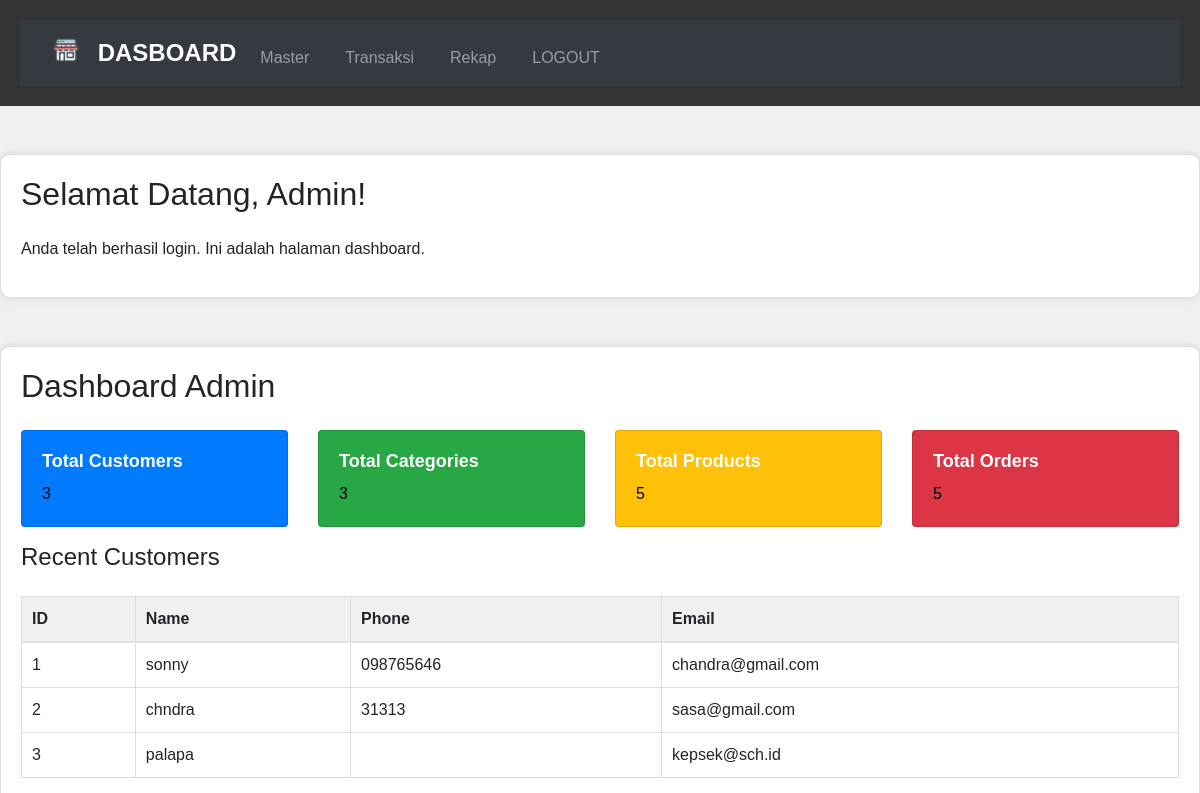
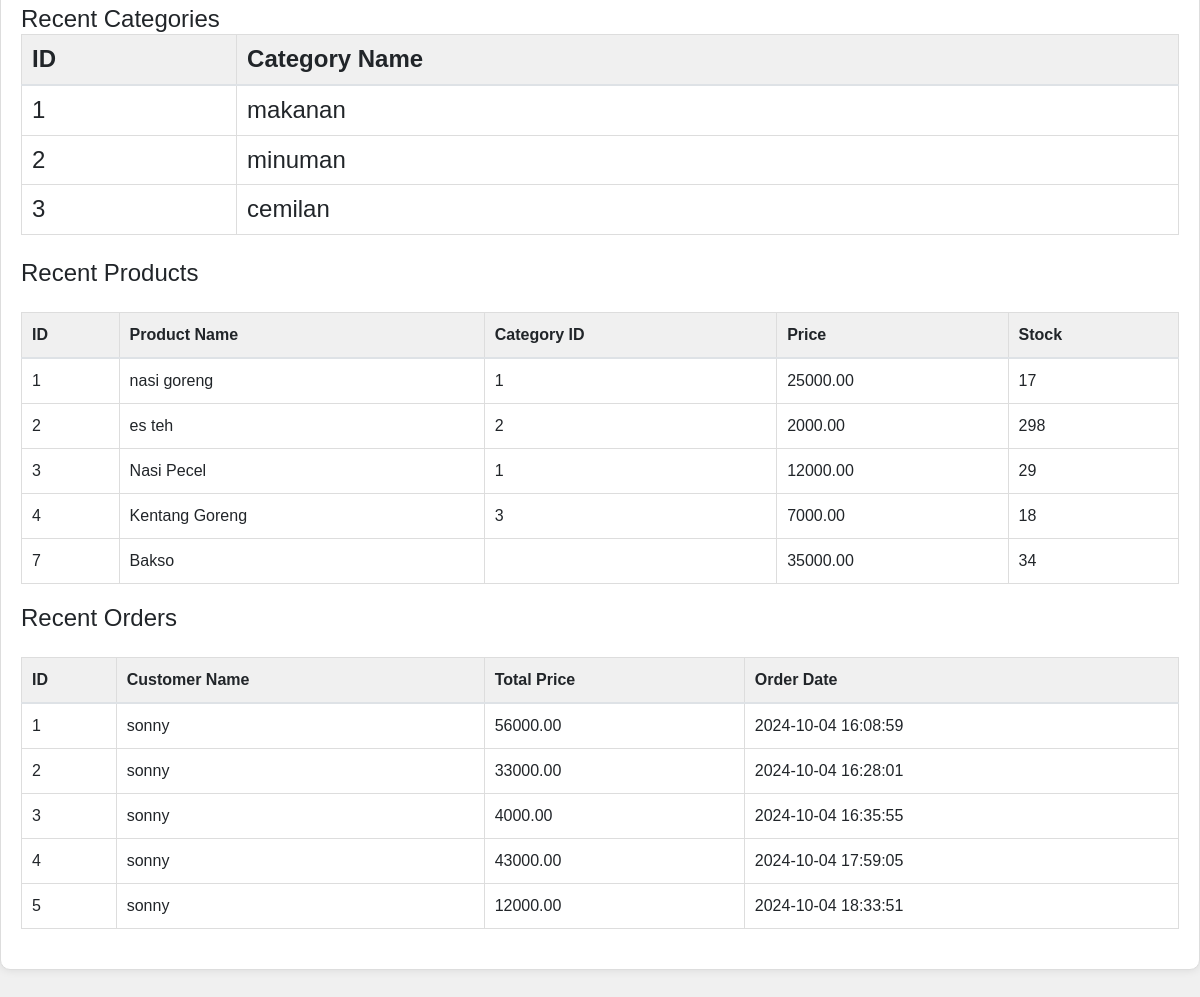
The app's page /dashboard.php (signed in) with its own data (2 pictures, top to bottom).
### tables this page shows
CREATE TABLE customers (
  id int(11) NOT NULL,
  name varchar(255) NOT NULL,
  phone varchar(20) DEFAULT NULL,
  email varchar(255) DEFAULT NULL
);

CREATE TABLE categories (
  id int(11) NOT NULL,
  name varchar(100) NOT NULL
);

CREATE TABLE products (
  id int(11) NOT NULL,
  name varchar(255) NOT NULL,
  category_id int(11) DEFAULT NULL,
  price decimal(10,2) NOT NULL,
  stock int(11) NOT NULL,
  image varchar(255) NOT NULL
);

CREATE TABLE orders (
  id int(11) NOT NULL,
  customer_id int(11) DEFAULT NULL,
  total_price decimal(10,2) NOT NULL,
  payment_amount decimal(10,2) NOT NULL,
  change_amount decimal(10,2) NOT NULL,
  order_date timestamp NOT NULL DEFAULT current_timestamp()
);

### dashboard.php (the view, shortened to what this page needs)
<?php
include 'config.php';
$total_customers = mysqli_fetch_array(mysqli_query($conn, "SELECT COUNT(*) as total FROM customers"))['total'];
$total_categories = mysqli_fetch_array(mysqli_query($conn, "SELECT COUNT(*) as total FROM categories"))['total'];
$total_products = mysqli_fetch_array(mysqli_query($conn, "SELECT COUNT(*) as total FROM products"))['total'];
$total_orders = mysqli_fetch_array(mysqli_query($conn, "SELECT COUNT(*) as total FROM orders"))['total'];
$customers = mysqli_query($conn, "SELECT * FROM customers LIMIT 5");
$categories = mysqli_query($conn, "SELECT * FROM categories LIMIT 5");
$products = mysqli_query($conn, "SELECT * FROM products LIMIT 5");
$orders = mysqli_query($conn, "SELECT o.*, c.name as customer_name FROM orders o JOIN customers c ON o.customer_id = c.id LIMIT 5");
?>
<!DOCTYPE html>
<html lang="en">
<head>
    <link rel="stylesheet" href="https://stackpath.bootstrapcdn.com/bootstrap/4.5.2/css/bootstrap.min.css">
    <link rel="stylesheet" href="https://cdnjs.cloudflare.com/ajax/libs/font-awesome/5.15.3/css/all.min.css">
</head>
<body>
    <?php include"header.php"; ?>
    <div class="container mt-5">
        <h2 class="mb-4">Selamat Datang, Admin!</h2>
        <p>Anda telah berhasil login. Ini adalah halaman dashboard.</p>
    </div>
    <div class="container mt-5">
        <h2 class="mb-4">Dashboard Admin</h2>
        <div class="row">
            <div class="col-md-3">
                <div class="card text-white bg-primary mb-3">
                    <div class="card-body">
                        <h5 class="card-title">Total Customers</h5>
                        <p class="card-text"><?= $total_customers; ?></p>
                    </div>
                </div>
            </div>
            <div class="col-md-3">
                <div class="card text-white bg-success mb-3">
                    <div class="card-body">
                        <h5 class="card-title">Total Categories</h5>
                        <p class="card-text"><?= $total_categories; ?></p>
                    </div>
                </div>
            </div>
            <div class="col-md-3">
                <div class="card text-white bg-warning mb-3">
                    <div class="card-body">
                        <h5 class="card-title">Total Products</h5>
                        <p class="card-text"><?= $total_products; ?></p>
                    </div>
                </div>
            </div>
            <div class="col-md-3">
                <div class="card text-white bg-danger mb-3">
                    <div class="card-body">
                        <h5 class="card-title">Total Orders</h5>
                        <p class="card-text"><?= $total_orders; ?></p>
                    </div>
                </div>
            </div>
        </div>
        <h4 class="mb-4">Recent Customers</h4>
        <table class="table table-bordered">
            <thead>
                <tr>
                    <th>ID</th>
                    <th>Name</th>
                    <th>Phone</th>
                    <th>Email</th>
                </tr>
            </thead>
            <tbody>
                <?php while ($customer = mysqli_fetch_assoc($customers)) { ?>
                    <tr>
                        <td><?= $customer['id']; ?></td>
                        <td><?= $customer['name']; ?></td>
                        <td><?= $customer['phone']; ?></td>
                        <td><?= $customer['email']; ?></td>
                    </tr>
                <?php } ?>
            </tbody>
        </table>
        <h4 class="mb-4">Recent Categories</h 4>
        <table class="table table-bordered">
            <thead>
                <tr>
                    <th>ID</th>
                    <th>Category Name</th>
                </tr>
            </thead>
            <tbody>
                <?php while ($category = mysqli_fetch_assoc($categories)) { ?>
                    <tr>
                        <td><?= $category['id']; ?></td>
                        <td><?= $category['name']; ?></td>
                    </tr>
                <?php } ?>
            </tbody>
        </table>
        <h4 class="mb-4">Recent Products</h4>
        <table class="table table-bordered">
            <thead>
                <tr>
                    <th>ID</th>
                    <th>Product Name</th>
                    <th>Category ID</th>
                    <th>Price</th>
                    <th>Stock</th>
                </tr>
            </thead>
            <tbody>
                <?php while ($product = mysqli_fetch_assoc($products)) { ?>
                    <tr>
                        <td><?= $product['id']; ?></td>
                        <td><?= $product['name']; ?></td>
                        <td><?= $product['category_id']; ?></td>
                        <td><?= $product['price']; ?></td>
                        <td><?= $product['stock']; ?></td>
                    </tr>
                <?php } ?>
            </tbody>
        </table>
        <h4 class="mb-4">Recent Orders</h4>
        <table class="table table-bordered">
            <thead>
                <tr>
                    <th>ID</th>
                    <th>Customer Name</th>
                    <th>Total Price</th>
                    <th>Order Date</th>
                </tr>
            </thead>
            <tbody>
                <?php while ($order = mysqli_fetch_assoc($orders)) { ?>
                    <tr>
                        <td><?= $order['id']; ?></td>
                        <td><?= $order['customer_name']; ?></td>
                        <td><?= $order['total_price']; ?></td>
                        <td><?= $order['order_date']; ?></td>
                    </tr>
                <?php } ?>
            </tbody>
        </table>
    </div>
</body>
</html>

### dashboard.php (style rules this page uses)
body { font-family: Arial, sans-serif; background-color: #f0f0f0; }
.container { max-width: 1200px; margin: 40px auto; padding: 20px; background-color: #fff; border: 1px solid #ddd; border-radius: 10px; box-shadow: 0 0 10px rgba(0, 0, 0, 0.1); }
.card { margin-bottom: 20px; }
.card-body { padding: 20px; }
.card-title { font-size: 18px; font-weight: bold; margin-bottom: 10px; }
.card-text { font-size: 16px; color: black; }
.table { margin-bottom: 20px; }
.table th, .table td { padding: 10px; border: 1px solid #ddd; }
.table th { background-color: #f0f0f0; }
.table td { background-color: #fff; }

### records on screen
customers: id "1", name "sonny", phone "098765646", email "chandra@gmail.com"
customers: id "2", name "chndra", phone "31313", email "sasa@gmail.com"
customers: id "3", name "palapa", email "kepsek@sch.id"
categories: id "1", name "makanan"
categories: id "2", name "minuman"
categories: id "3", name "cemilan"
products: id "1", name "nasi goreng", category "1", price "25000.00", stock "17"
products: id "2", name "es teh", category "2", price "2000.00", stock "298"
products: id "3", name "Nasi Pecel", category "1", price "12000.00", stock "29"
products: id "4", name "Kentang Goreng", category "3", price "7000.00", stock "18"
products: id "7", name "Bakso", price "35000.00", stock "34"
orders: id "1", customer.name "sonny", total_price "56000.00", order_date "2024-10-04 16:08:59"
orders: id "2", customer.name "sonny", total_price "33000.00", order_date "2024-10-04 16:28:01"
orders: id "3", customer.name "sonny", total_price "4000.00", order_date "2024-10-04 16:35:55"
orders: id "4", customer.name "sonny", total_price "43000.00", order_date "2024-10-04 17:59:05"
orders: id "5", customer.name "sonny", total_price "12000.00", order_date "2024-10-04 18:33:51"

### other values on screen
$total_customers "3"
$total_categories "3"
$total_products "5"
$total_orders "5"
